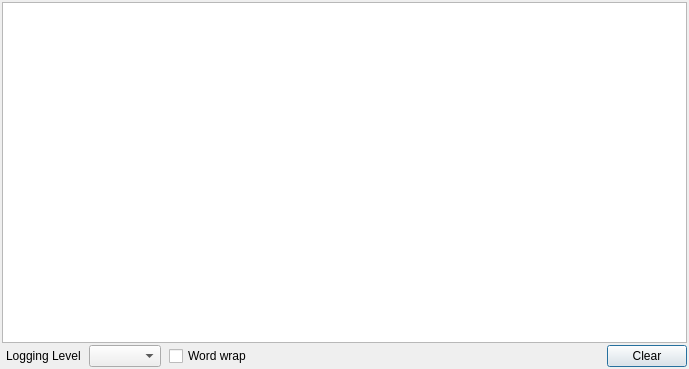
<?xml version="1.0" encoding="UTF-8"?>
<ui version="4.0">
 <class>Console</class>
 <widget class="QDialog" name="Console">
  <property name="geometry">
   <rect>
    <x>0</x>
    <y>0</y>
    <width>689</width>
    <height>369</height>
   </rect>
  </property>
  <property name="windowTitle">
   <string>Console</string>
  </property>
  <property name="windowIcon">
   <iconset resource="../res/icons.qrc">
    <normaloff>:/monokuma-green.png</normaloff>:/monokuma-green.png</iconset>
  </property>
  <layout class="QVBoxLayout" name="verticalLayout">
   <property name="spacing">
    <number>2</number>
   </property>
   <property name="margin">
    <number>2</number>
   </property>
   <item>
    <widget class="XLoggerWidget" name="txtConsole">
     <property name="lineWrapMode">
      <enum>QTextEdit::NoWrap</enum>
     </property>
    </widget>
   </item>
   <item>
    <layout class="QHBoxLayout" name="horizontalLayout">
     <property name="spacing">
      <number>8</number>
     </property>
     <property name="leftMargin">
      <number>4</number>
     </property>
     <property name="rightMargin">
      <number>0</number>
     </property>
     <item>
      <widget class="QLabel" name="label">
       <property name="text">
        <string>Logging Level</string>
       </property>
      </widget>
     </item>
     <item>
      <widget class="QComboBox" name="cboLevels"/>
     </item>
     <item>
      <widget class="QCheckBox" name="chkWordWrap">
       <property name="text">
        <string>Word wrap</string>
       </property>
      </widget>
     </item>
     <item>
      <spacer name="horizontalSpacer">
       <property name="orientation">
        <enum>Qt::Horizontal</enum>
       </property>
       <property name="sizeHint" stdset="0">
        <size>
         <width>40</width>
         <height>20</height>
        </size>
       </property>
      </spacer>
     </item>
     <item>
      <widget class="QPushButton" name="pushButton">
       <property name="text">
        <string>Clear</string>
       </property>
      </widget>
     </item>
    </layout>
   </item>
  </layout>
 </widget>
 <customwidgets>
  <customwidget>
   <class>XLoggerWidget</class>
   <extends>QTextEdit</extends>
   <header>projexui.xloggerwidget</header>
  </customwidget>
 </customwidgets>
 <resources>
  <include location="../res/icons.qrc"/>
 </resources>
 <connections>
  <connection>
   <sender>pushButton</sender>
   <signal>clicked()</signal>
   <receiver>txtConsole</receiver>
   <slot>clear()</slot>
   <hints>
    <hint type="sourcelabel">
     <x>493</x>
     <y>314</y>
    </hint>
    <hint type="destinationlabel">
     <x>50</x>
     <y>167</y>
    </hint>
   </hints>
  </connection>
  <connection>
   <sender>cboLevels</sender>
   <signal>currentIndexChanged(QString)</signal>
   <receiver>Console</receiver>
   <slot>updateLogLevel(QString)</slot>
   <hints>
    <hint type="sourcelabel">
     <x>112</x>
     <y>323</y>
    </hint>
    <hint type="destinationlabel">
     <x>257</x>
     <y>309</y>
    </hint>
   </hints>
  </connection>
 </connections>
 <slots>
  <slot>updateLogLevel(QString)</slot>
 </slots>
</ui>
